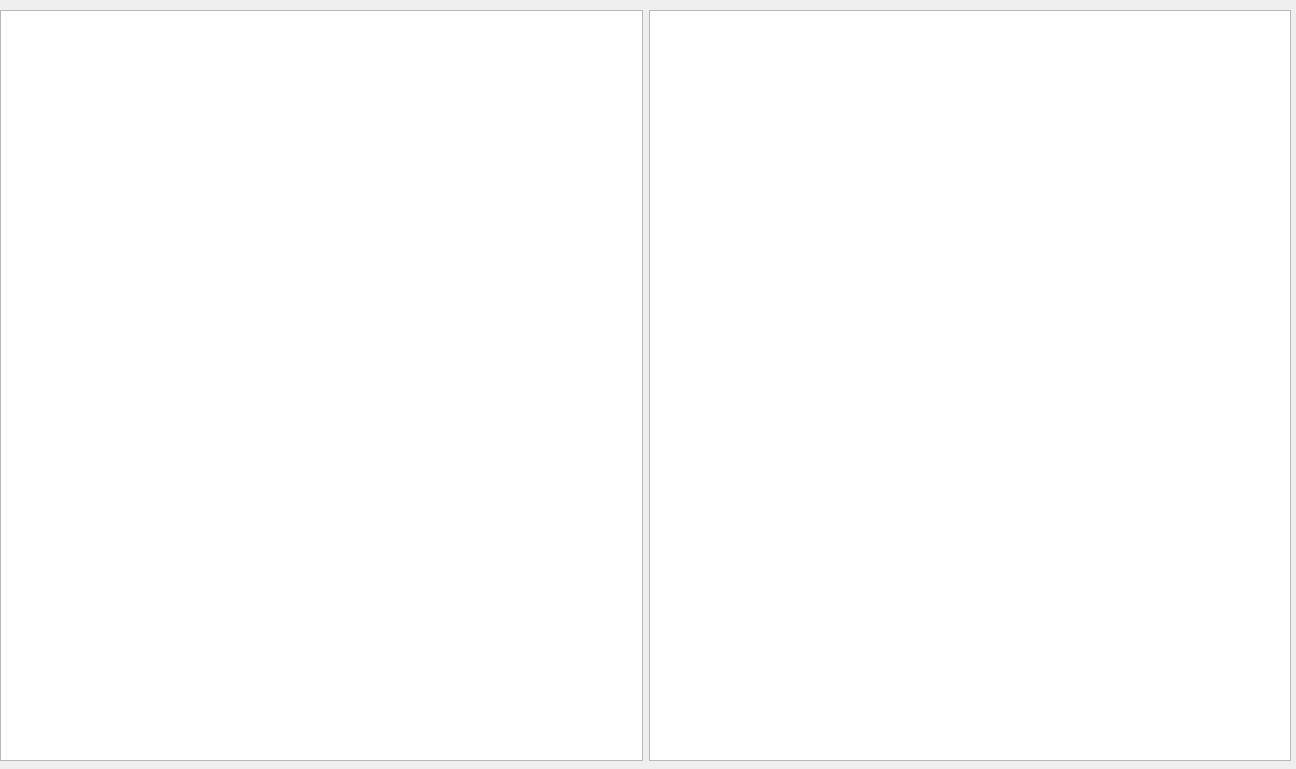
<?xml version="1.0" encoding="UTF-8"?>
<ui version="4.0">
 <class>Dialog</class>
 <widget class="QDialog" name="Dialog">
  <property name="geometry">
   <rect>
    <x>0</x>
    <y>0</y>
    <width>1296</width>
    <height>769</height>
   </rect>
  </property>
  <property name="windowTitle">
   <string>Dialog</string>
  </property>
  <widget class="QWidget" name="">
   <property name="geometry">
    <rect>
     <x>0</x>
     <y>10</y>
     <width>1291</width>
     <height>751</height>
    </rect>
   </property>
   <layout class="QHBoxLayout" name="horizontalLayout">
    <item>
     <widget class="QTreeView" name="treeView"/>
    </item>
    <item>
     <widget class="QListView" name="listView"/>
    </item>
   </layout>
  </widget>
 </widget>
 <resources/>
 <connections/>
</ui>
